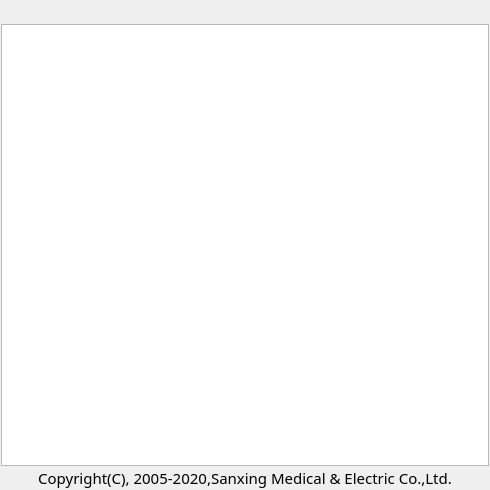
<?xml version="1.0" encoding="UTF-8"?>
<ui version="4.0">
 <class>AboutWindow</class>
 <widget class="QMainWindow" name="AboutWindow">
  <property name="geometry">
   <rect>
    <x>0</x>
    <y>0</y>
    <width>490</width>
    <height>490</height>
   </rect>
  </property>
  <property name="windowTitle">
   <string>关于</string>
  </property>
  <property name="windowIcon">
   <iconset resource="../img/icon.qrc">
    <normaloff>:/698/698.ico</normaloff>
    <normalon>:/698/698.ico</normalon>:/698/698.ico</iconset>
  </property>
  <widget class="QWidget" name="centralwidget">
   <layout class="QVBoxLayout" name="verticalLayout">
    <property name="spacing">
     <number>1</number>
    </property>
    <property name="margin">
     <number>1</number>
    </property>
    <item>
     <layout class="QHBoxLayout" name="horizontalLayout">
      <property name="sizeConstraint">
       <enum>QLayout::SetDefaultConstraint</enum>
      </property>
      <item>
       <spacer name="horizontalSpacer">
        <property name="orientation">
         <enum>Qt::Horizontal</enum>
        </property>
        <property name="sizeType">
         <enum>QSizePolicy::Expanding</enum>
        </property>
        <property name="sizeHint" stdset="0">
         <size>
          <width>100</width>
          <height>20</height>
         </size>
        </property>
       </spacer>
      </item>
      <item>
       <widget class="QPushButton" name="pushButton">
        <property name="sizePolicy">
         <sizepolicy hsizetype="Fixed" vsizetype="Fixed">
          <horstretch>0</horstretch>
          <verstretch>0</verstretch>
         </sizepolicy>
        </property>
        <property name="text">
         <string/>
        </property>
        <property name="icon">
         <iconset resource="../img/icon.qrc">
          <normaloff>:/698/698.ico</normaloff>:/698/698.ico</iconset>
        </property>
        <property name="iconSize">
         <size>
          <width>70</width>
          <height>70</height>
         </size>
        </property>
        <property name="autoRepeat">
         <bool>false</bool>
        </property>
        <property name="flat">
         <bool>true</bool>
        </property>
       </widget>
      </item>
      <item>
       <widget class="QTextBrowser" name="version_tag">
        <property name="sizePolicy">
         <sizepolicy hsizetype="Maximum" vsizetype="Ignored">
          <horstretch>0</horstretch>
          <verstretch>0</verstretch>
         </sizepolicy>
        </property>
        <property name="maximumSize">
         <size>
          <width>210</width>
          <height>16777215</height>
         </size>
        </property>
        <property name="palette">
         <palette>
          <active>
           <colorrole role="Light">
            <brush brushstyle="SolidPattern">
             <color alpha="255">
              <red>255</red>
              <green>255</green>
              <blue>255</blue>
             </color>
            </brush>
           </colorrole>
           <colorrole role="Base">
            <brush brushstyle="SolidPattern">
             <color alpha="0">
              <red>255</red>
              <green>255</green>
              <blue>255</blue>
             </color>
            </brush>
           </colorrole>
          </active>
          <inactive>
           <colorrole role="Light">
            <brush brushstyle="SolidPattern">
             <color alpha="255">
              <red>255</red>
              <green>255</green>
              <blue>255</blue>
             </color>
            </brush>
           </colorrole>
           <colorrole role="Base">
            <brush brushstyle="SolidPattern">
             <color alpha="0">
              <red>255</red>
              <green>255</green>
              <blue>255</blue>
             </color>
            </brush>
           </colorrole>
          </inactive>
          <disabled>
           <colorrole role="Light">
            <brush brushstyle="SolidPattern">
             <color alpha="255">
              <red>255</red>
              <green>255</green>
              <blue>255</blue>
             </color>
            </brush>
           </colorrole>
           <colorrole role="Base">
            <brush brushstyle="SolidPattern">
             <color alpha="255">
              <red>240</red>
              <green>240</green>
              <blue>240</blue>
             </color>
            </brush>
           </colorrole>
          </disabled>
         </palette>
        </property>
        <property name="contextMenuPolicy">
         <enum>Qt::NoContextMenu</enum>
        </property>
        <property name="acceptDrops">
         <bool>false</bool>
        </property>
        <property name="layoutDirection">
         <enum>Qt::LeftToRight</enum>
        </property>
        <property name="autoFillBackground">
         <bool>true</bool>
        </property>
        <property name="frameShape">
         <enum>QFrame::NoFrame</enum>
        </property>
        <property name="frameShadow">
         <enum>QFrame::Plain</enum>
        </property>
        <property name="lineWidth">
         <number>0</number>
        </property>
        <property name="html">
         <string>&lt;!DOCTYPE HTML PUBLIC &quot;-//W3C//DTD HTML 4.0//EN&quot; &quot;http://www.w3.org/TR/REC-html40/strict.dtd&quot;&gt;
&lt;html&gt;&lt;head&gt;&lt;meta name=&quot;qrichtext&quot; content=&quot;1&quot; /&gt;&lt;style type=&quot;text/css&quot;&gt;
p, li { white-space: pre-wrap; }
&lt;/style&gt;&lt;/head&gt;&lt;body style=&quot; font-family:'SimSun'; font-size:9pt; font-weight:400; font-style:normal;&quot;&gt;
&lt;p align=&quot;center&quot; style=&quot;-qt-paragraph-type:empty; margin-top:0px; margin-bottom:5px; margin-left:0px; margin-right:0px; -qt-block-indent:0; text-indent:0px;&quot;&gt;&lt;br /&gt;&lt;/p&gt;&lt;/body&gt;&lt;/html&gt;</string>
        </property>
        <property name="textInteractionFlags">
         <set>Qt::NoTextInteraction</set>
        </property>
        <property name="openLinks">
         <bool>false</bool>
        </property>
       </widget>
      </item>
      <item>
       <spacer name="horizontalSpacer_2">
        <property name="orientation">
         <enum>Qt::Horizontal</enum>
        </property>
        <property name="sizeType">
         <enum>QSizePolicy::Expanding</enum>
        </property>
        <property name="sizeHint" stdset="0">
         <size>
          <width>100</width>
          <height>20</height>
         </size>
        </property>
       </spacer>
      </item>
     </layout>
    </item>
    <item>
     <widget class="QTextEdit" name="about_box">
      <property name="html">
       <string>&lt;!DOCTYPE HTML PUBLIC &quot;-//W3C//DTD HTML 4.0//EN&quot; &quot;http://www.w3.org/TR/REC-html40/strict.dtd&quot;&gt;
&lt;html&gt;&lt;head&gt;&lt;meta name=&quot;qrichtext&quot; content=&quot;1&quot; /&gt;&lt;style type=&quot;text/css&quot;&gt;
p, li { white-space: pre-wrap; }
&lt;/style&gt;&lt;/head&gt;&lt;body style=&quot; font-family:'SimSun'; font-size:9pt; font-weight:400; font-style:normal;&quot;&gt;
&lt;p style=&quot;-qt-paragraph-type:empty; margin-top:0px; margin-bottom:0px; margin-left:0px; margin-right:0px; -qt-block-indent:0; text-indent:0px;&quot;&gt;&lt;br /&gt;&lt;/p&gt;&lt;/body&gt;&lt;/html&gt;</string>
      </property>
      <property name="textInteractionFlags">
       <set>Qt::TextSelectableByKeyboard|Qt::TextSelectableByMouse</set>
      </property>
     </widget>
    </item>
    <item>
     <widget class="QLabel" name="label">
      <property name="font">
       <font>
        <family>微软雅黑</family>
        <pointsize>11</pointsize>
        <weight>50</weight>
        <bold>false</bold>
       </font>
      </property>
      <property name="layoutDirection">
       <enum>Qt::LeftToRight</enum>
      </property>
      <property name="text">
       <string>Copyright(C), 2005-2020,Sanxing Medical &amp; Electric Co.,Ltd.</string>
      </property>
      <property name="alignment">
       <set>Qt::AlignCenter</set>
      </property>
     </widget>
    </item>
   </layout>
  </widget>
 </widget>
 <resources>
  <include location="../img/icon.qrc"/>
 </resources>
 <connections/>
</ui>
